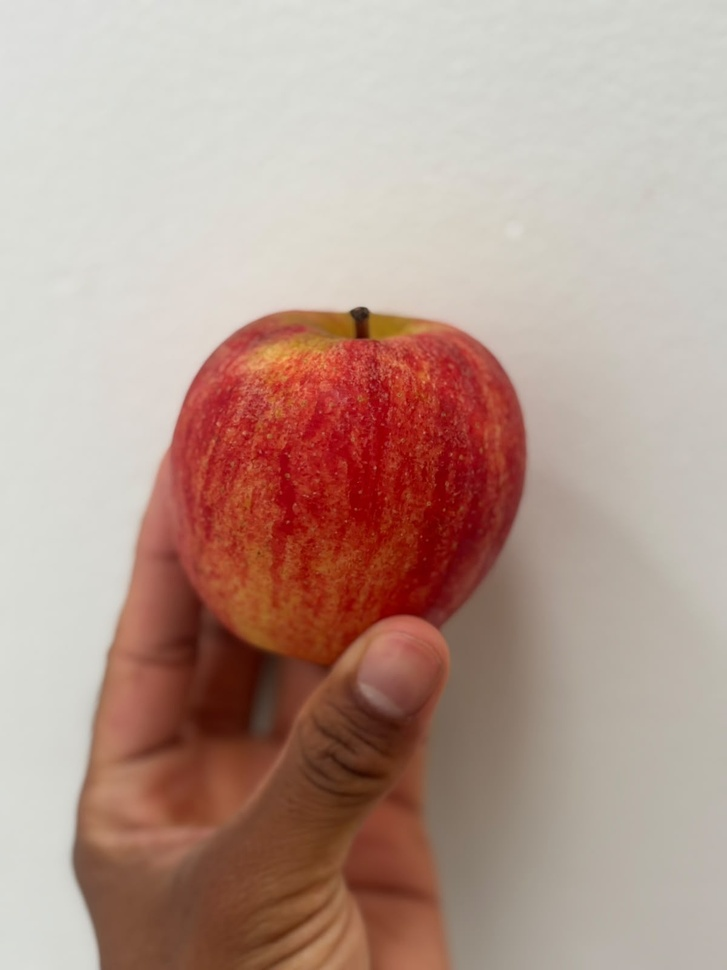
#> input picture data/own/excluidas/manzana_006.jpeg, 727 x 970 px, shrunk from 1200 x 1600 before the run
$ python -i size.py   (imports and definitions only)
#> lines starting #> are read from the running program, lines starting #| are printed output that depends on the picture; after the words box and inside, x2 and y2 are one past the last pixel; in counts of white or black regions, pixels touching at a corner belong together
"""Segmentación de la fruta y estimación de su tamaño relativo.

Supuesto de despliegue (enunciado): una fruta sobre un fondo simple y uniforme.

1. **Modelo del fondo.** Se toma el color mediano del borde de la imagen
   (franja de ancho b) en el espacio CIELab: b_lab = mediana(borde).
2. **Distancia de color.** Para cada píxel, d(u,v) = ‖lab(u,v) − b_lab‖₂. Como
   Lab es aproximadamente uniforme en percepción, d mide qué tan distinto
   se ve el píxel respecto del fondo.
3. **Umbral de Otsu.** Se elige el τ que maximiza la varianza entre clases
   σ_B²(τ) = ω₀(τ)·ω₁(τ)·(μ₀(τ) − μ₁(τ))² del histograma de d. Se separa
   fondo/fruta sin fijar un umbral a mano.
4. **Limpieza morfológica** (apertura y cierre) y selección del componente
   conexo más grande, que se rellena para obtener la máscara M.
5. **Diámetro equivalente normalizado**:

       A = Σ M(u,v),   d_eq = 2·√(A/π),   d_norm = d_eq / mín(alto, ancho)

   d_norm ∈ (0, 1] es el diámetro del círculo de igual área, expresado como
   fracción del lado menor de la imagen. Es invariante a la resolución, pero
   **no** a la distancia de la cámara: por eso el protocolo de captura fija la
   distancia (ver data/own/README.md).
6. **Categoría** según umbrales de d_norm por fruta (calibrables con fotos
   anotadas).
"""

from __future__ import annotations

from dataclasses import dataclass

import cv2
import numpy as np

# Umbrales (d_norm) pequeño/mediano y mediano/grande para fotos tomadas a la
# distancia estándar del protocolo (~30 cm). Valores iniciales razonables; se
# recalibran con calibrate_thresholds() usando las fotos propias anotadas.
SIZE_THRESHOLDS: dict[str, tuple[float, float]] = {
    "apple": (0.40, 0.55),
    "banana": (0.45, 0.65),
    "guava": (0.35, 0.50),
    "lime": (0.22, 0.32),
    "orange": (0.40, 0.55),
    "pomegranate": (0.42, 0.58),
}
DEFAULT_THRESHOLDS = (0.35, 0.55)
SIZE_LABELS = ("pequeño", "mediano", "grande")


@dataclass
class SizeResult:
    mask: np.ndarray
    d_norm: float
    area_fraction: float
    category: str


def segment(rgb: np.ndarray, border: int = 6) -> np.ndarray:
    """Máscara booleana de la fruta (componente más grande distinto del fondo)."""
#> called with border = 6
    lab = cv2.cvtColor(cv2.GaussianBlur(rgb, (5, 5), 0), cv2.COLOR_RGB2LAB).astype(np.float32)
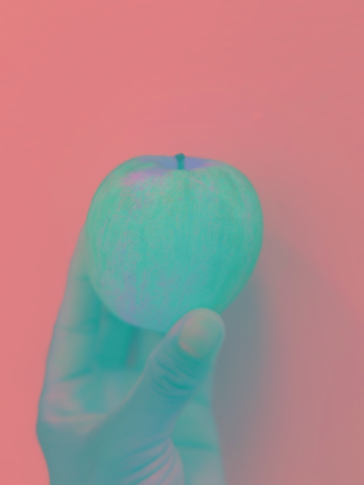
#> lab: shape (970, 727, 3) float32 (shown at 1/2 size); mean R, G, B 169.3, 137.7, 140
    edge = np.concatenate([lab[:border].reshape(-1, 3), lab[-border:].reshape(-1, 3),
                           lab[:, :border].reshape(-1, 3), lab[:, -border:].reshape(-1, 3)])
    dist = np.linalg.norm(lab - np.median(edge, axis=0), axis=2)
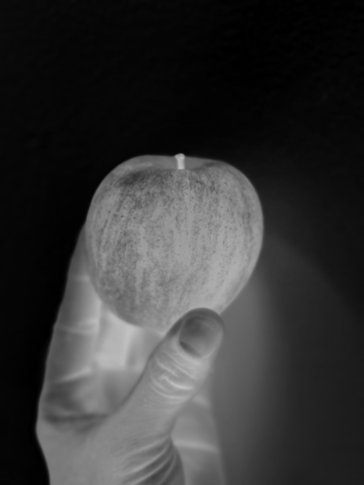
#> dist: shape (970, 727) float32 (shown at 1/2 size); min 0, max 195.3, mean 53.6
    dist8 = cv2.normalize(dist, None, 0, 255, cv2.NORM_MINMAX).astype(np.uint8)
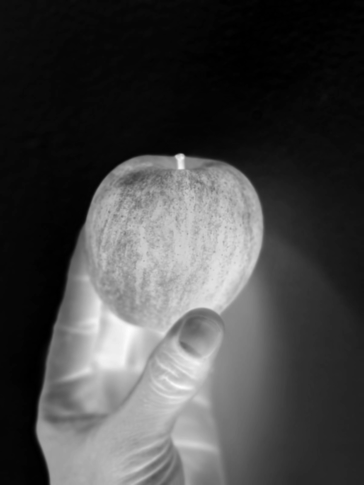
#> dist8: shape (970, 727) (shown at 1/2 size); min 0, max 255, mean 69.4
    _, mask = cv2.threshold(dist8, 0, 255, cv2.THRESH_BINARY + cv2.THRESH_OTSU)
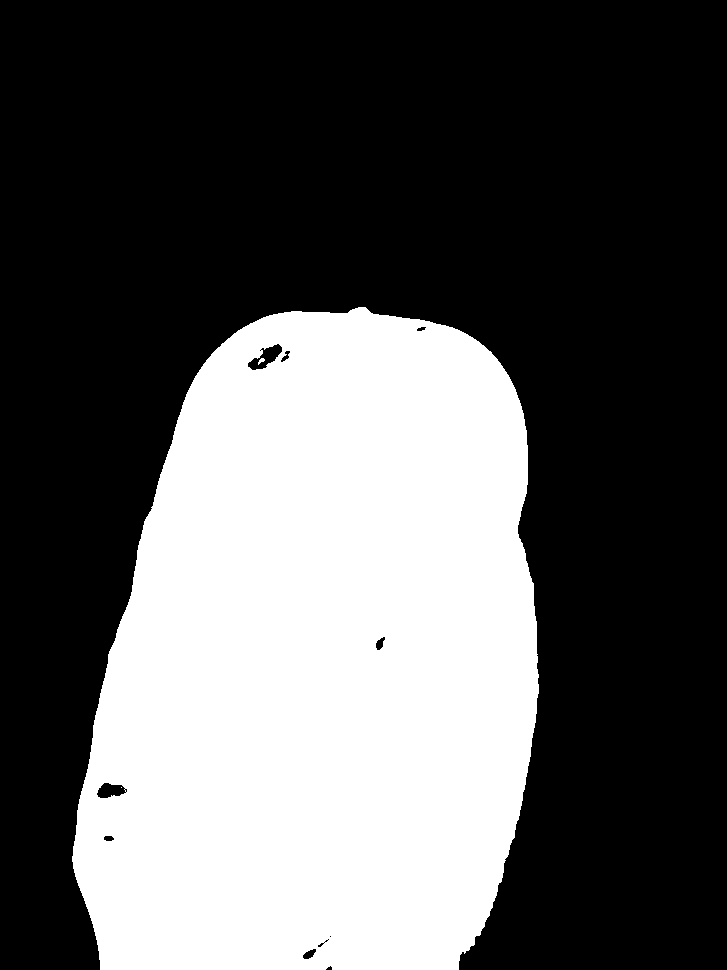
#> mask: shape (970, 727); 36% white; 3 white regions (1 under 20 px), largest, box (x1, y1, x2, y2) and area: (72, 307, 539, 970) 253506, (258, 358, 265, 365) 25
    k = cv2.getStructuringElement(cv2.MORPH_ELLIPSE, (5, 5))
    mask = cv2.morphologyEx(mask, cv2.MORPH_OPEN, k)
#> mask: shape (970, 727); 35.9% white; 1 white region, box (x1, y1, x2, y2) and area: (72, 307, 539, 970) 253470
    mask = cv2.morphologyEx(mask, cv2.MORPH_CLOSE, k, iterations=2)
#> mask: shape (970, 727); 36% white; 1 white region, box (x1, y1, x2, y2) and area: (72, 307, 539, 970) 253824
    n, lab_cc, stats, _ = cv2.connectedComponentsWithStats(mask)
#> n = 2; stats = [[0, 0, 727, 970, 451366], [72, 307, 467, 663, 253824]]
    if n <= 1:
        return np.zeros(mask.shape, bool)
    biggest = 1 + np.argmax(stats[1:, cv2.CC_STAT_AREA])
#> biggest = 1
    comp = (lab_cc == biggest).astype(np.uint8)
#> comp: shape (970, 727); values 0 (black) and 1 (white), 36% white; 1 white region
    contours, _ = cv2.findContours(comp, cv2.RETR_EXTERNAL, cv2.CHAIN_APPROX_SIMPLE)
#> contours = 1 contour; box (x1, y1, x2, y2) and area: (72, 307, 539, 970) 253588
    filled = np.zeros_like(comp)
    cv2.drawContours(filled, contours, -1, 1, thickness=cv2.FILLED)
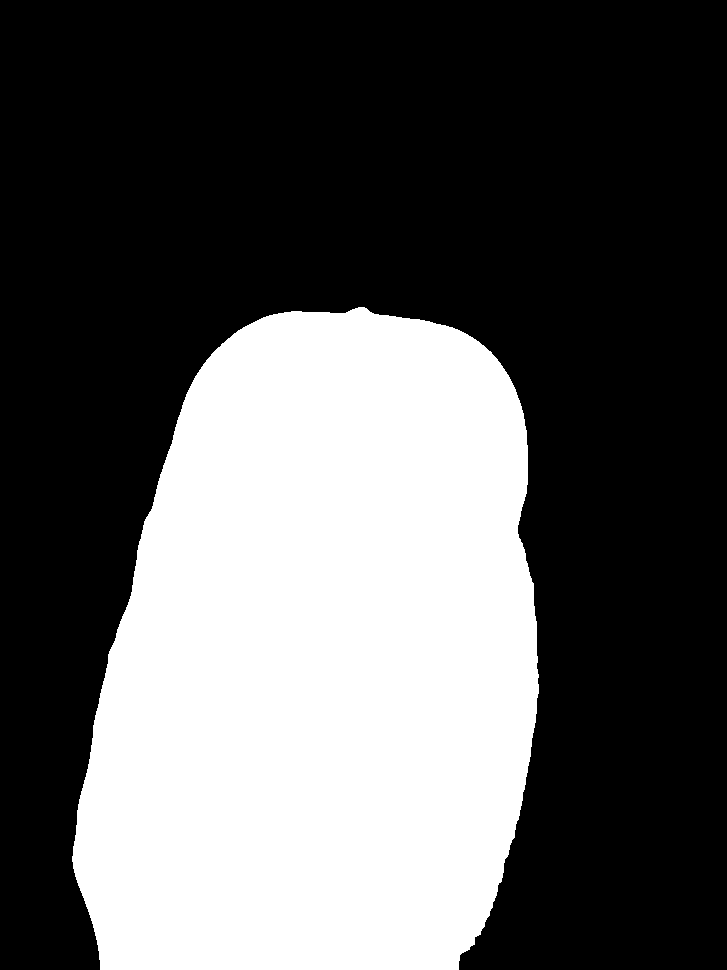
#> filled: shape (970, 727); values 0 (black) and 1 (white), 36.1% white; 1 white region, box (x1, y1, x2, y2) and area: (72, 307, 539, 970) 254530
    return filled.astype(bool)


def normalized_diameter(mask: np.ndarray) -> float:
    area = float(mask.sum())
    return 2.0 * np.sqrt(area / np.pi) / min(mask.shape)


def categorize(d_norm: float, fruit: str | None = None) -> str:
    lo, hi = SIZE_THRESHOLDS.get(fruit, DEFAULT_THRESHOLDS)
    return SIZE_LABELS[0] if d_norm < lo else SIZE_LABELS[2] if d_norm > hi else SIZE_LABELS[1]


# [11 lines left out: functions estimate_size, calibrate_thresholds, not called in this run]

>>> import cv2
>>> picture = cv2.cvtColor(cv2.imread('../../data/own/excluidas/manzana_006.jpeg'), cv2.COLOR_BGR2RGB)
>>> result = segment(picture)

$ run again, on data/own/excluidas/manzana_007.jpeg
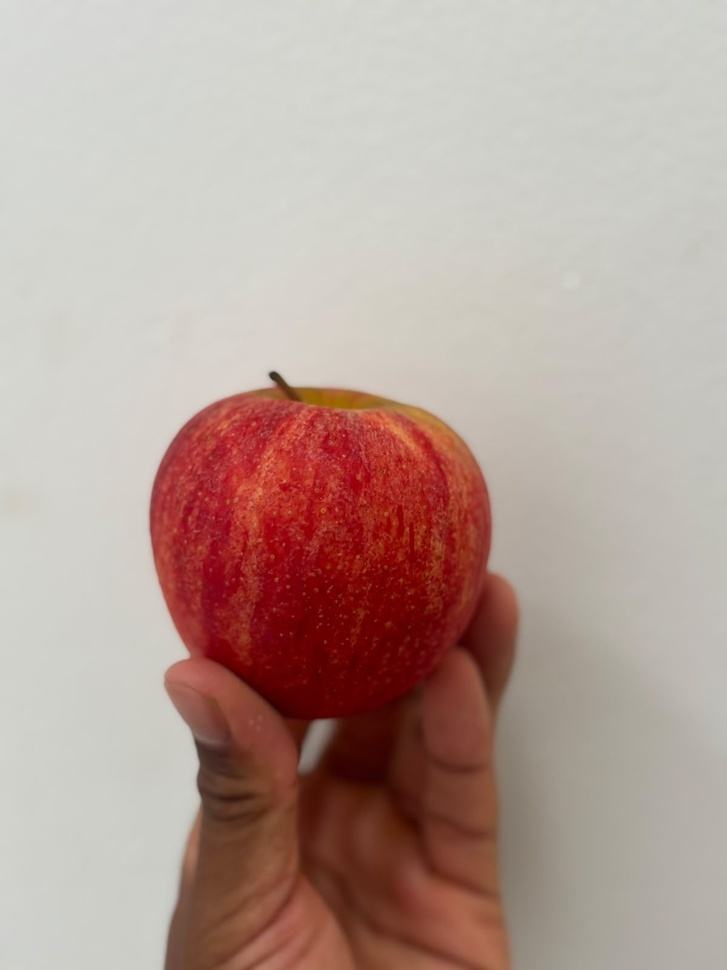
#> input picture data/own/excluidas/manzana_007.jpeg, 727 x 970 px, shrunk from 1200 x 1600 before the run
#> in segment, `lab = cv2.cvtColor(cv2.GaussianBlur(rgb, (5, 5), 0), cv2.COLOR_RGB2LAB..`:
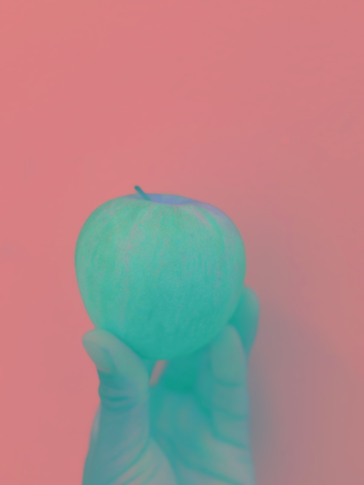
#> lab: shape (970, 727, 3) float32 (shown at 1/2 size); mean R, G, B 172.1, 136.4, 137.5
#> in segment, `_, mask = cv2.threshold(dist8, 0, 255, cv2.THRESH_BINARY + cv2.THRESH_..`:
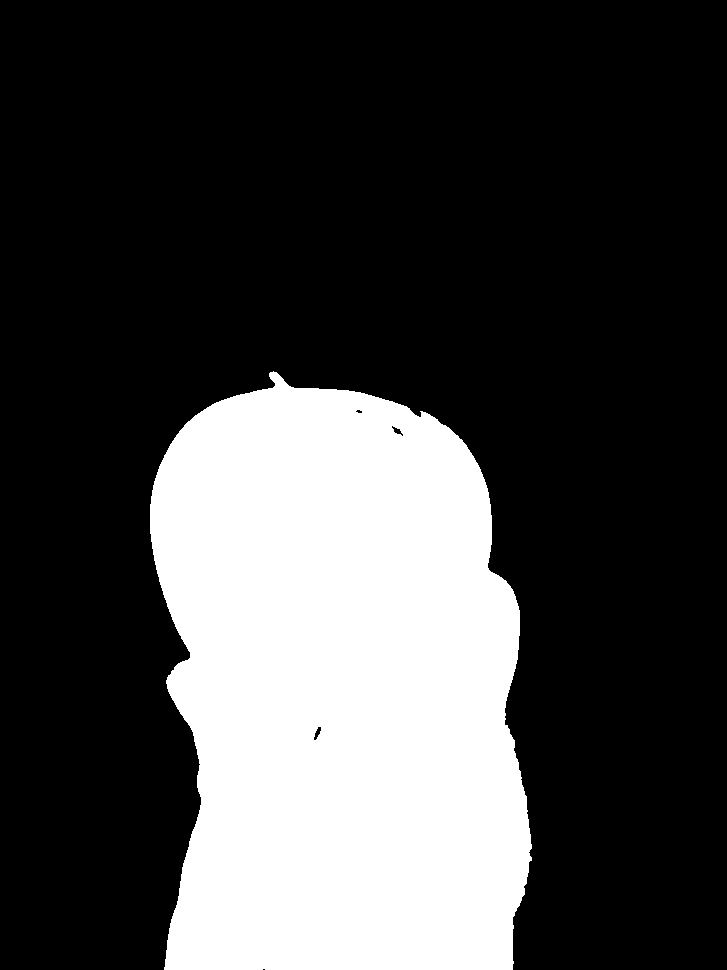
#> mask: shape (970, 727); 26.8% white; 1 white region, box (x1, y1, x2, y2) and area: (150, 371, 532, 970) 188954
#> lab_cc: shape (970, 727) int32; values 0 (black) and 1 (white), 26.8% white; 1 white region, box (x1, y1, x2, y2) and area: (150, 371, 532, 970) 189072
#> n = 2; stats = [[0, 0, 727, 970, 516118], [150, 371, 382, 599, 189072]]
#> biggest = 1
#> comp: shape (970, 727); values 0 (black) and 1 (white), 26.8% white; 1 white region
#> contours = 1 contour; box (x1, y1, x2, y2) and area: (150, 371, 532, 970) 188204

$ run again, on data/own/excluidas/manzana_017.jpeg
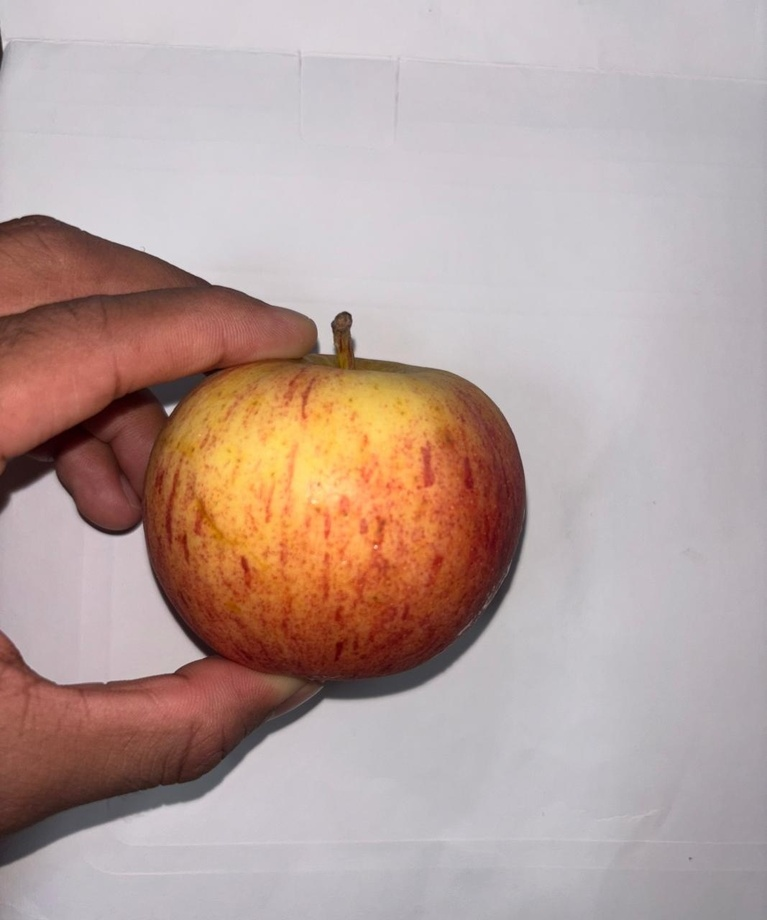
#> input picture data/own/excluidas/manzana_017.jpeg, 767 x 920 px, shrunk from 1067 x 1280 before the run
#> in segment, `n, lab_cc, stats, _ = cv2.connectedComponentsWithStats(mask)`:
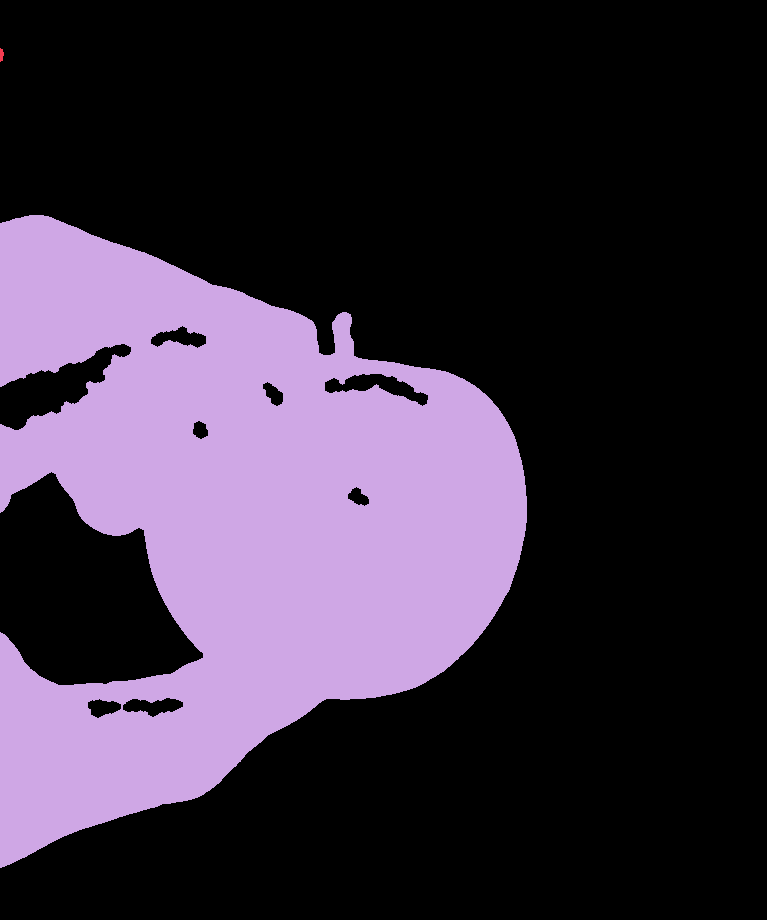
#> lab_cc: shape (920, 767) int32; 3 distinct labels, from 0 to 2; one colour per label, 0 black
#> n = 3; stats = [[0, 0, 767, 920, 510222], [0, 48, 4, 14, 42], [0, 215, 527, 653, 195376]]
#> biggest = 2
#> comp: shape (920, 767); values 0 (black) and 1 (white), 27.7% white; 1 white region
#> contours = 1 contour; box (x1, y1, x2, y2) and area: (0, 215, 527, 868) 197866
#> in segment, `cv2.drawContours(filled, contours, -1, 1, thickness=cv2.FILLED)`:
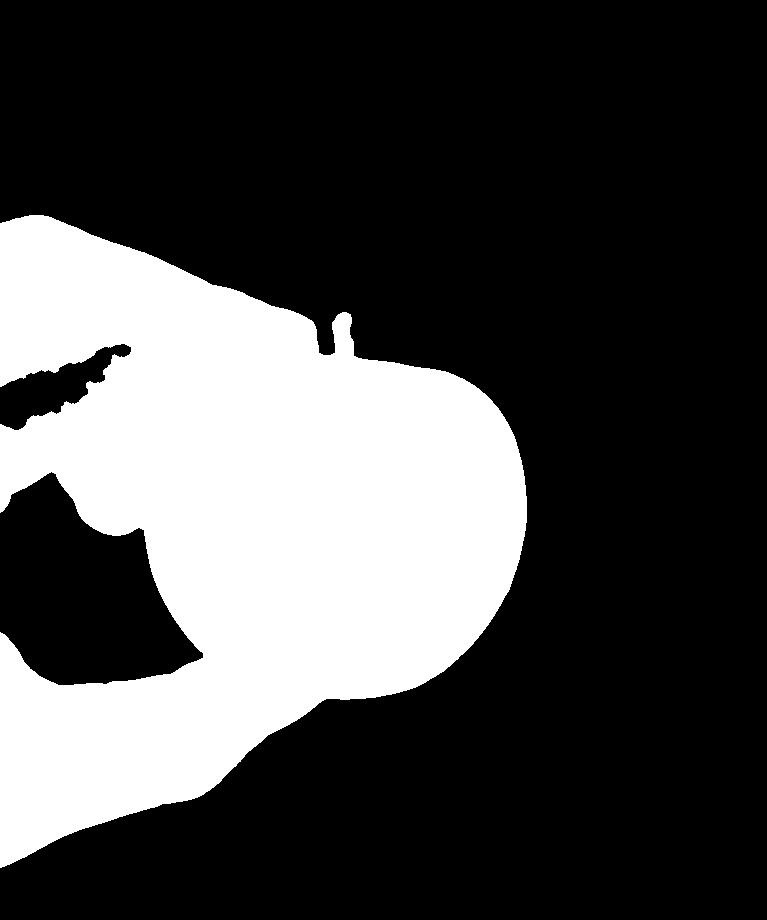
#> filled: shape (920, 767); values 0 (black) and 1 (white), 28.2% white; 1 white region, box (x1, y1, x2, y2) and area: (0, 215, 527, 868) 199179
